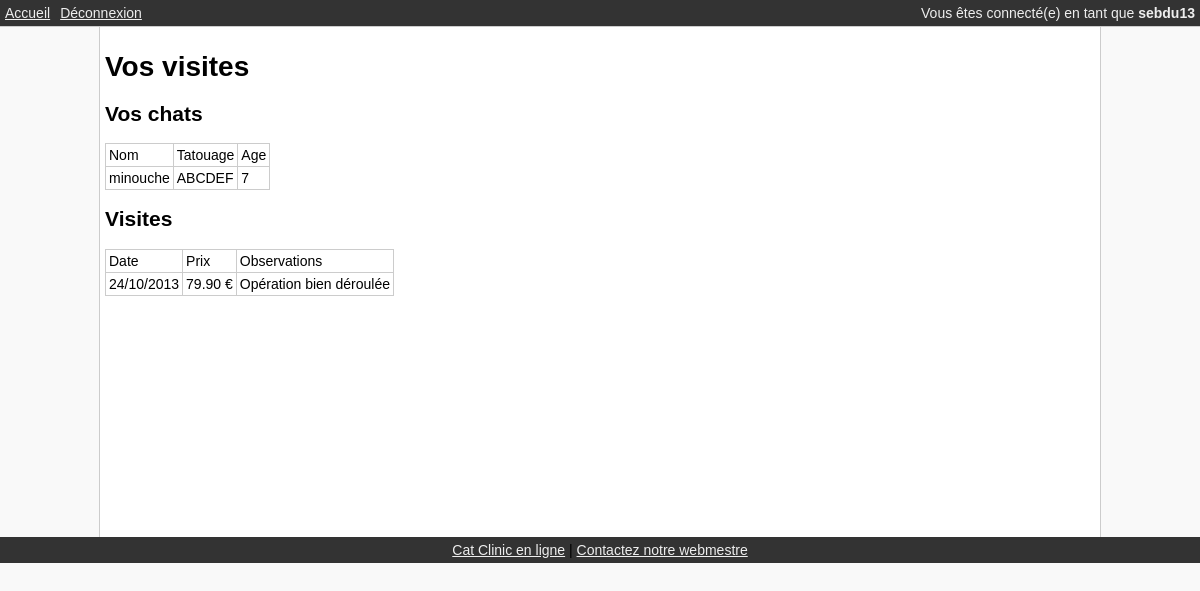
/ (signed in), run on the app's committed database.
### tables this page shows
create table if not exists visite(
id smallint unsigned not null auto_increment,
id_praticien smallint unsigned,
id_chat smallint unsigned,
date timestamp,
prix float(6,2) unsigned not null,
observations tinytext,
primary key(id)
);

### Noyau/Controleur.php (called while the page is built, shortened)
<?php
final class Controleur
{
    private $_A_urlDecortique;
    private $_A_urlParametres;
    public function __construct ($S_url)
    {
	    $A_urlDecortique = explode('/', $S_url);
	    if (empty($A_urlDecortique[0])) {
		    $A_urlDecortique[0] = 'ControleurDefaut';
	    } else {
		    $A_urlDecortique[0] = 'Controleur' . ucfirst($A_urlDecortique[0]);
	    }
	    if (empty($A_urlDecortique[1])) {
		    $A_urlDecortique[1] = 'defautAction';
	    } else {
		    $A_urlDecortique[1] = $A_urlDecortique[1] . 'Action';
	    }
	    $this->_A_urlDecortique['controleur'] = array_shift($A_urlDecortique);
	    $this->_A_urlDecortique['action']     = array_shift($A_urlDecortique);
	    $this->_A_urlParametres = $A_urlDecortique;
    }
    public function executer()
    {
	    $B_called = call_user_func_array(array(new $this->_A_urlDecortique['controleur'],
	    $this->_A_urlDecortique['action']), array($this->_A_urlParametres));
    }
}

### index.php (called while the page is built, shortened)
<?php
require 'Noyau/Constantes.php';
require 'Noyau/ChargementAuto.php';
$S_urlADecortiquer = isset($_GET['url']) ? $_GET['url'] : null;
try
{
	$O_controleur = new Controleur($S_urlADecortiquer);
    $O_controleur->executer();
}
catch (ControleurException $O_exception)
{
	echo ('Une erreur s\'est produite : ' . $O_exception->getMessage());
}
$contenuPourAffichage = Vue::recupererContenuTampon();
Vue::montrer('gabarit', array('body' => $contenuPourAffichage));

### Modele/Chat.php (called while the page is built, shortened)
<?php
final class Chat extends CorrespondanceTable implements CorrespondanceTableInterface
{
	private $_I_age;
	private $_S_tatouage;
	private $_S_nom;
	public function donneNom ()
	{
		return $this->_S_nom;
	}
	public function donneAge ()
	{
		return $this->_I_age;
	}
	public function donneTatouage ()
	{
		return $this->_S_tatouage;
	}
}

### Modele/Visite.php (called while the page is built, shortened)
<?php
final class Visite extends CorrespondanceTable implements CorrespondanceTableInterface
{
	private $_F_prix;
	private $_S_date;
	private $_S_observations;
	public function changePrix ($prix)
	{
		$this->_F_prix = $prix;
	}
	public function changeDate ($date)
	{
		$this->_S_date = $date;
	}
	public function changeObservations ($observations)
	{
		$this->_S_observations = $observations;
	}
	public function donnePrix ()
	{
		return $this->_F_prix;
	}
	public function donneDate ()
	{
		return $this->_S_date;
	}
	public function donneObservations ()
	{
		return $this->_S_observations;
	}
	public function trouverParIdentifiantChat ($I_identifiantChat)
	{
		$S_requete    = "SELECT id_praticien, id_chat, date, prix, observations FROM " . $this->_S_nomTable .
                        " WHERE id_chat = $I_identifiantChat";
		$O_connexion  = ConnexionMySQL::recupererInstance();
		if ($A_visite = $O_connexion->projeter($S_requete))
		{
			$A_visites = null;
			foreach ($A_visite as $O_visiteEnBase)
			{
				$O_visite = new Visite;
				$O_visite->changePrix($O_visiteEnBase->prix);
				$O_visite->changeDate($O_visiteEnBase->date);
				$O_visite->changeObservations($O_visiteEnBase->observations);
				$A_visites[] = $O_visite;
			}
			return $A_visites;
		}
		else
		{
			throw new Exception ("Il n'existe pas de visite pour l'identifiant de chat '$I_identifiantChat'");
		}
	}
}

### Noyau/Constantes.php (called while the page is built, shortened)
<?php
final class Constantes
{
	public static function repertoireRacine() {
		return realpath(__DIR__ . '/../');
	}
	public static function repertoireNoyau() {
		return self::repertoireRacine() . self::REPERTOIRE_NOYAU;
	}
}

### Noyau/ChargementAuto.php (called while the page is built, shortened)
<?php
final class ChargementAuto
{
	public static function chargerClassesNoyau ($S_nomDeClasse)
	{
		$S_fichier = Constantes::repertoireNoyau() . "$S_nomDeClasse.php";
		return static::charger($S_fichier);
	}
}

### Noyau/ConnexionMySQL.php (called while the page is built, shortened)
<?php
class ConnexionMySQL
{
	private static $O_instance;
	protected $_connection;
	private function __construct ($S_nomBase)
	{
		$this->_connection = new PDO('mysql:host=' . Constantes::DATABASE_HOST .
                                     ';dbname=' . Constantes::DATABASE_NAME,
                                     Constantes::DATABASE_USER,
                                     Constantes::DATABASE_PWD,
									 array(PDO::MYSQL_ATTR_INIT_COMMAND => "SET NAMES utf8"));
		$this->_connection->setAttribute(PDO::ATTR_ERRMODE, PDO::ERRMODE_EXCEPTION);
	}
	static public function recupererInstance($S_nomBase = 'catclinic')
	{
		if (!self::$O_instance instanceof self)
		{
			self::$O_instance = new self ($S_nomBase);
		}
		return self::$O_instance;
	}
	public function projeter ($S_requete)
	{
		return $this->_retournerTableau ($this->_connection->query($S_requete));
	}
    private function _retournerTableau (PDOStatement $O_pdoStatement)
    {
        $A_tuples = array();
        if ($O_pdoStatement)
		{
            while ($O_tuple = $O_pdoStatement->fetch (PDO::FETCH_OBJ))
			{
                $A_tuples[] = $O_tuple;
            }
        }
        return $A_tuples;
    }
}

### Noyau/CorrespondanceTable.php (called while the page is built, shortened)
<?php
abstract class CorrespondanceTable
{
	public function __construct ($S_nomTable)
	{
		$this->_S_nomTable = $S_nomTable;
	}
}

### Noyau/BoiteAOutils.php (called while the page is built, shortened)
<?php
final class BoiteAOutils
{
	public static function recupererDepuisSession($S_nom, $B_detruire = false)
	{
		if (isset($_SESSION[$S_nom]))
		{
			$M_valeur = $_SESSION[$S_nom];
			return $M_valeur;
		}
		return null;
	}
}

### Noyau/Authentification.php (called while the page is built, shortened)
<?php
final class Authentification
{
	public static function estConnecte()
	{
	    return !is_null(BoiteAOutils::recupererDepuisSession('utilisateur'));
	}
}

### Modele/Utilisateur.php (called while the page is built, shortened)
<?php
final class Utilisateur extends CorrespondanceTable implements CorrespondanceTableInterface
{
	private $_S_login;
	private $_I_admin;
	private $_O_proprietaire = null;
	public function donneLogin ()
	{
		return $this->_S_login;
	}
	public function estAdministrateur ()
	{
		return (1 == $this->_I_admin);
	}
	public function estProprietaire ()
	{
		return !is_null($this->_O_proprietaire);
	}
}

### Vues/visites/liste.php (the view, shortened to what this page needs)
<h1>Vos visites</h1>
<table>
<thead>
	<tr>
        <td>Nom</td>
		<td>Tatouage</td>
		<td>Age</td>
	</tr>
</thead>
<?php
if (count($A_vue['chat']))
{
	$O_chat = $A_vue['chat'];
	echo '<h2>Vos chats</h2>';
	echo '<tbody>';
	print '<tr>';
	echo '<td>' .
                    $O_chat->donneNom() . '</td><td>' .
					$O_chat->donneTatouage() . '</td><td>' .
					$O_chat->donneAge()      . '</td>';
	echo '</tr>';
	echo '</tbody>';
}
?>
</table>
<table>
<thead>
	<tr>
		<td>Date</td>
		<td>Prix</td>
		<td>Observations</td>
	</tr>
</thead>
<?php
if (count($A_vue['visites']))
{
	echo '<h2>Visites</h2>';
	foreach ($A_vue['visites'] as $O_visite)
	{
		echo '<tbody>';
		print '<tr>';
		echo '<td>'. date("d/m/Y", strtotime($O_visite->donneDate()))     . '</td><td>' .
						$O_visite->donnePrix()  . '&nbsp;&euro;</td><td>' .
						$O_visite->donneObservations()      . '</td>';
		echo '</tr>';
		echo '</tbody>';
	}
}
?>
</table>

### Controleurs/ControleurDefaut.php (shortened to what this page needs)
<?php
final class ControleurDefaut
{
	public function defautAction()
	{
		if (!Authentification::estConnecte()) {
			BoiteAOutils::redirigerVers('login');
		}
		else {
			$O_utilisateur = BoiteAOutils::recupererDepuisSession('utilisateur');
			if (!$O_utilisateur->estAdministrateur ()) {
				if ($O_utilisateur->estProprietaire())
				{
					$O_chat = $O_utilisateur->donneProprietaire()->donneChat();
					$I_identifiantChat = $O_chat->donneIdentifiant();
					$O_visite = new Visite();
					$A_visites = $O_visite->trouverParIdentifiantChat ($I_identifiantChat);
					Vue::montrer('visites/liste', array('visites' => $A_visites, 'chat' => $O_chat));
				} else
				{
					Vue::montrer('client/accueil');
				}
			}
		}
	}
}

### Noyau/Vue.php (shortened to what this page needs)
<?php
final class Vue
{
	public static function montrer ($S_localisation, $A_parametres = array())
	{
		$S_fichier = Constantes::repertoireVues() . $S_localisation . '.php';
		$S_contenu = '';
		if (is_readable($S_fichier))
		{
		    $A_vue = $A_parametres;
			include $S_fichier;
			$S_contenu = ob_get_clean();
		}
		echo $S_contenu;
	}
}

### Vues/gabarit.php (shortened to what this page needs)
<!DOCTYPE html PUBLIC "-//W3C//DTD XHTML 1.0 Strict//EN" "http://www.w3.org/TR/xhtml1/DTD/xhtml1-strict.dtd">
<html xmlns="http://www.w3.org/1999/xhtml">
<head>
	<link rel="stylesheet" type="text/css" href="/Ressources/Public/css/main.css" />
</head>
<body>
    <div id="header"><?php Vue::montrer('standard/entete'); ?></div>
    <div id="body">
	   <?php echo $A_vue['body'] ?>
    </div>
    <div id="footer"><?php Vue::montrer('standard/pied'); ?></div>
</body>
</html>

### Vues/standard/entete.php (shortened to what this page needs)
<?php
if (Authentification::estConnecte())
{
    $A_liens = array('/'                => 'Accueil',
				);
    $A_liens['/logout'] = 'Déconnexion';
    echo '<ul style="float:left">';
    foreach ($A_liens as $S_lien => $S_titre) {
        echo '<li><a href="' . $S_lien . '">' . $S_titre . '</a></li>';
    }
    echo '</ul>';
	echo '<div class="message">' . 'Vous êtes connecté(e) en tant que ' . '<strong>' . BoiteAOutils::recupererDepuisSession('utilisateur')->donneLogin() . '</strong></div>';
}

### Vues/standard/pied.php
<a href="http://www.catclinic.com">Cat Clinic en ligne</a>
| <a href="mailto:cnam@catclinic.com">Contactez notre webmestre</a>

### Ressources/Public/css/main.css (style rules this page uses)
body { font: 14px tahoma, verdana, sans-serif; padding: 0; margin: 0; background-color: #f9f9f9; }
table { border-collapse: collapse; }
table td { border: 1px solid #ccc; padding: 3px; }
#header { border-bottom: 1px solid #ccc; overflow:hidden; }
#footer { text-align: center; clear: both; }
#header, #footer { background-color: #333; padding: 5px; }
#header ul { list-style: none; margin: 0px; padding: 0px; }
#header li { display: inline; margin-right: 10px; }
#header .message { color: #eee; float: right; }
#header a, #header a:visited, #footer a, #footer a:visited { color: #eee; }
#body { width: 990px; margin: 0px auto; border: solid #ccc; border-width: 0 1px; padding: 5px; background-color: #fff; min-height: 500px; }

### data on the page
visite: date "24/10/2013", prix "79.90", observations "Opération bien déroulée"

### other printed values
$S_titre "Accueil"
$S_titre "Déconnexion"
BoiteAOutils::recupererDepuisSession('utilisateur')->donneLogin() "sebdu13"
$O_chat->donneNom() "minouche"
$O_chat->donneTatouage() "ABCDEF"
$O_chat->donneAge() "7"
